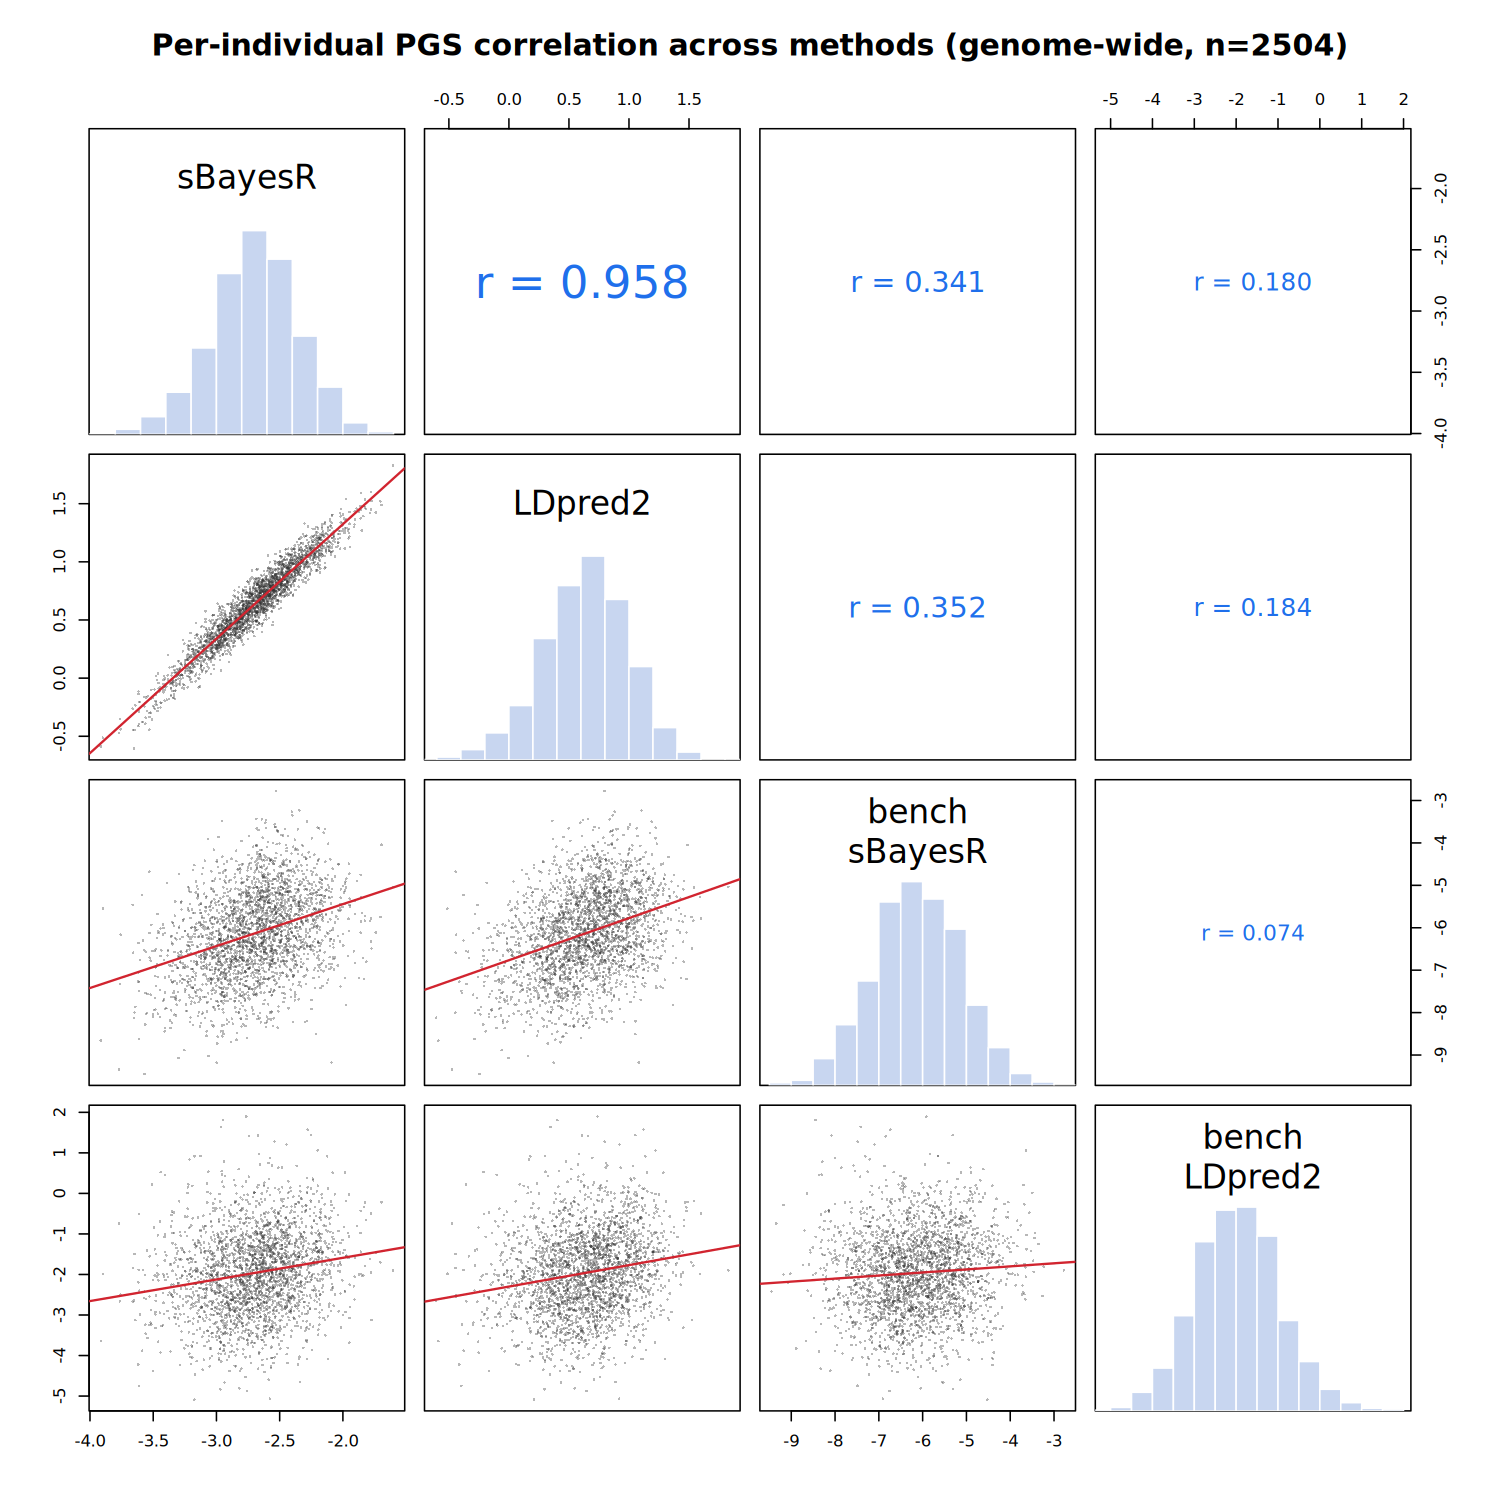

Reproduce this figure in R.
#!/usr/bin/env Rscript
# Quick correlation plot of per-individual PGS across methods + benchmarks.
suppressWarnings(suppressMessages({}))

args <- commandArgs(trailingOnly = TRUE)
outdir <- args[1]
png_out <- args[2]

read_score <- function(path, col) {
  df <- read.table(gzfile(path), header = TRUE, sep = "\t",
                   stringsAsFactors = FALSE, check.names = FALSE)
  data.frame(IID = df$IID, score = df[[col]], stringsAsFactors = FALSE)
}

s1 <- read_score(file.path(outdir, "scores_sbayesr.gz"),       "SCORE_SUM")
s2 <- read_score(file.path(outdir, "scores_ldpred2.gz"),       "SCORE_SUM")
b1 <- read_score(file.path(outdir, "bench_score_sbayesr.gz"),  "SCORE1_SUM")
b2 <- read_score(file.path(outdir, "bench_score_ldpred2.gz"),  "SCORE1_SUM")

m <- Reduce(function(a, b) merge(a, b, by = "IID"),
            list(setNames(s1, c("IID", "sBayesR")),
                 setNames(s2, c("IID", "LDpred2")),
                 setNames(b1, c("IID", "bench_sBayesR")),
                 setNames(b2, c("IID", "bench_LDpred2"))))

mat <- as.matrix(m[, c("sBayesR", "LDpred2", "bench_sBayesR", "bench_LDpred2")])
cat(sprintf("N individuals: %d\n", nrow(mat)))
cr <- cor(mat, method = "pearson")
cat("\nPearson correlation matrix:\n")
print(round(cr, 4))
crs <- cor(mat, method = "spearman")
cat("\nSpearman correlation matrix:\n")
print(round(crs, 4))

# Scatter-matrix with Pearson r in upper panels, histograms on the diagonal.
panel_cor <- function(x, y, ...) {
  usr <- par("usr"); on.exit(par(usr))
  par(usr = c(0, 1, 0, 1))
  r <- cor(x, y)
  txt <- sprintf("r = %.3f", r)
  cex <- 1.2 + abs(r) * 1.6
  text(0.5, 0.5, txt, cex = cex, col = ifelse(r >= 0, "#1f6feb", "#d1242f"))
}
panel_hist <- function(x, ...) {
  usr <- par("usr"); on.exit(par(usr))
  par(usr = c(usr[1:2], 0, 1.5))
  h <- hist(x, plot = FALSE)
  br <- h$breaks; nB <- length(br)
  y <- h$counts; y <- y / max(y)
  rect(br[-nB], 0, br[-1], y, col = "#c8d6f0", border = "white")
}
panel_pts <- function(x, y, ...) {
  points(x, y, pch = 16, cex = 0.35, col = adjustcolor("#333333", 0.35))
  abline(lm(y ~ x), col = "#d1242f", lwd = 1.5)
}

png(png_out, width = 1500, height = 1500, res = 150)
pairs(mat,
      labels = c("sBayesR", "LDpred2", "bench\nsBayesR", "bench\nLDpred2"),
      lower.panel = panel_pts, upper.panel = panel_cor, diag.panel = panel_hist,
      main = "Per-individual PGS correlation across methods (genome-wide, n=2504)")
invisible(dev.off())
cat(sprintf("\nWrote plot: %s\n", png_out))
